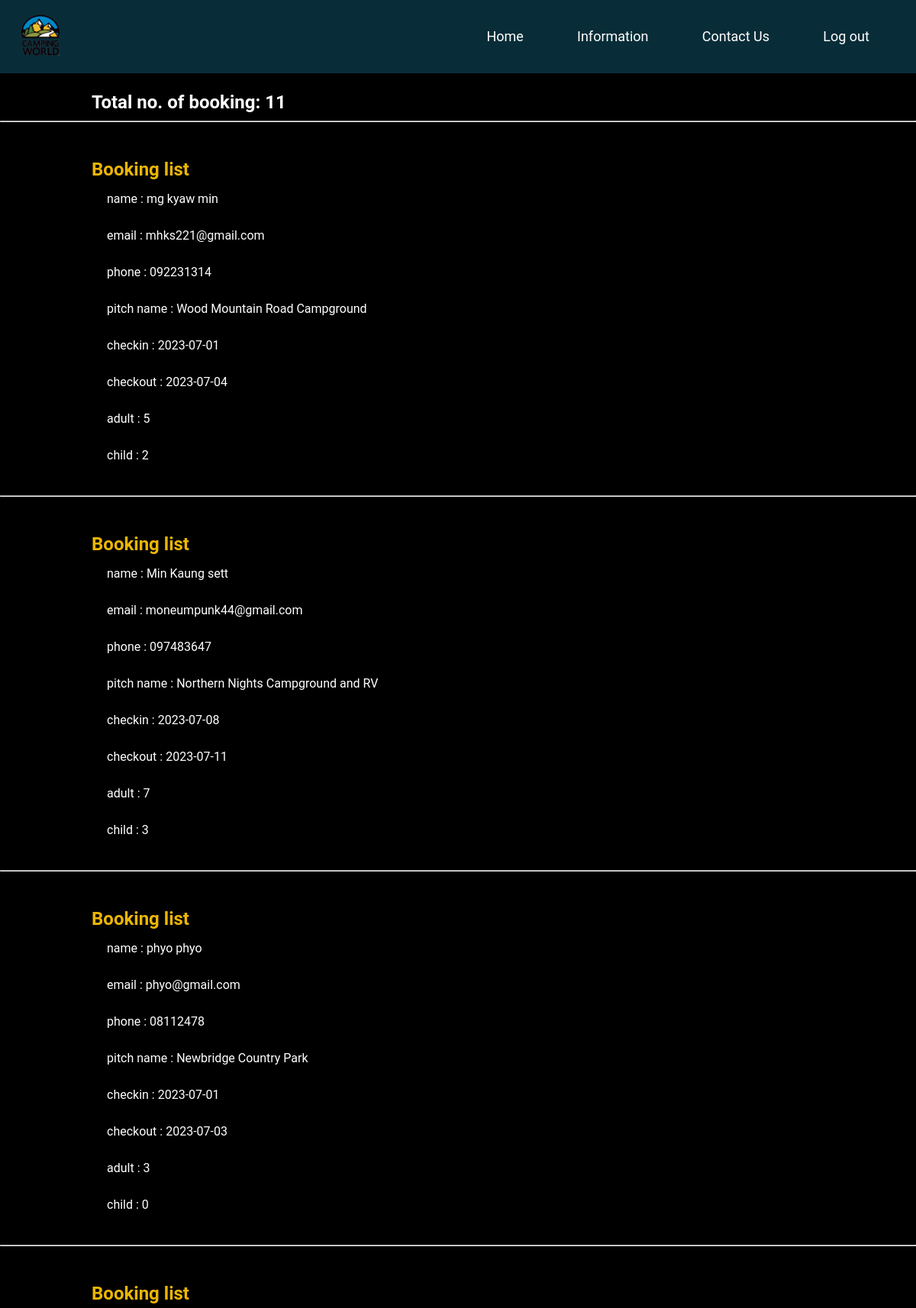
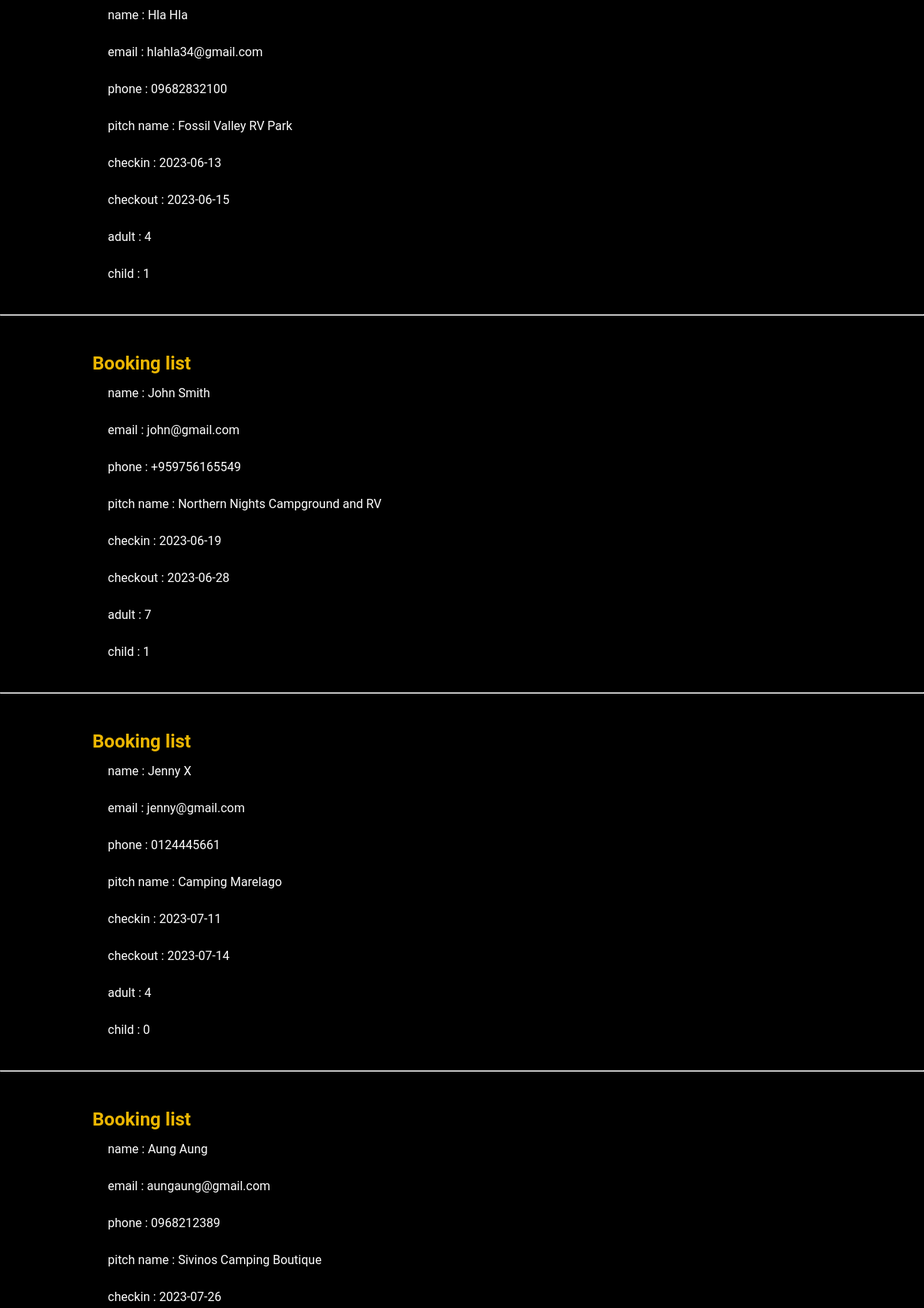
Screenshot of /booking_list.php (upper part) with the database file from the repository (2 pictures, top to bottom).
### tables this page shows
CREATE TABLE `booking_list` (
  `id` int(11) NOT NULL,
  `name` varchar(100) NOT NULL,
  `email` varchar(100) NOT NULL,
  `phone` varchar(20) NOT NULL,
  `pitch_name` varchar(100) NOT NULL,
  `checkin` date NOT NULL,
  `checkout` date NOT NULL,
  `adult` int(15) NOT NULL,
  `child` int(15) NOT NULL
);

### booking_list.php (the view, shortened to what this page needs)
<!DOCTYPE html>
<html>
<head>
	<link rel="stylesheet" href="./CSS/style.css?<?php echo time();?>">
</head>
<body class='R'>
<section class="header" id="home">
            <nav>
                <a href="#home"><img src="./Images/logo2.png" class="logo" alt="logo" title="camping world"></a>
                <div class="nav-links">
                    <ul>
						<li><a href="adminmenu.php">Home</a></li>
                        <li><a href="camping_list.php">Information</a></li>
						<li><a href="contactus.php">Contact Us</a></li>
                        <li><a href="logout.php">Log out</a></li>
                    </ul>
                </div>
            </nav>
	<?php
		include("connection.php");
		$sql="select * from booking_list";
		$result=mysqli_query($connection,$sql);
		$num_rows=mysqli_num_rows($result);
		echo "<div class='to'>";
		echo "<h2>Total no. of booking: <span>".$num_rows."</span></h2><hr>";
		echo "</div>";
		for($i = 0; $i < $num_rows; $i++)
		{
			$record=mysqli_fetch_assoc($result);
			echo "<div class='contactlist'>";
			echo "<h2><span>Booking list</span></h2>";
			echo "<p> name : ".$record['name']. "</p>";
			echo "<p>email : ".$record['email']. "</p>";
			echo "<p>phone : ".$record['phone']. "</p>";
            echo "<p>pitch name : ".$record['pitch_name']. "</p>";
			echo "<p>checkin : ".$record['checkin']. "</p>";
			echo "<p>checkout : ".$record['checkout']. "</p>";
			echo "<p>adult : ".$record['adult']. "</p>";
			echo "<p>child : ".$record['child']. "</p>";
			echo "</div><br><hr>";
		}
	 ?>
</body>
</html>

### CSS/style.css (style rules this page uses)
* { margin: 0; padding: 0; font-family: 'Roboto', sans-serif; text-decoration: none; list-style: none; scroll-behavior: smooth; }
body { background-color: #ffffff; }
.header { position: relative; z-index: 1; width: 100%; height: 100vh; }
nav { width: 100%; position: fixed; background-color: rgb(8, 45, 56); box-shadow: 5px 5px 30px rgba(0, 0, 0, 15%); display: flex; align-items: center; justify-content: space-between; }
nav .logo { width: 60px; margin: 2vh; margin-left: 30%; }
.nav-links { flex: 1; text-align: right; }
.nav-links ul li { list-style: none; display: inline-block; padding: 10px 5px; position: relative; margin-right: 5%; }
.nav-links ul li a { color: #ffffff; text-decoration: none; font-size: 18px; }
.nav-links ul li ::after { content: ''; width: 0%; height: 2px; background: #f44336; display: block; margin: auto; transition: 0.5s; }
p { padding-bottom: 2%; color: rgb(22, 6, 252); }
p { text-align: center; }
hr { color: #e27802; background-color: #e27802; }
.R { background-color: black; font-family: "Gill Sans", sans-serif; }
.contactlist h2 { margin-top: 4%; padding-bottom: 10px; margin-left: 10%; }
.contactlist span { color: #ecb602; }
.contactlist p { text-align: left; color: white; padding-top: 5px; margin-left: 140px; }
.to h2 { padding-top: 10%; color: #fff; margin-left: 10%; padding-bottom: 10px; }

### rows the page displays
booking_list: name "mg kyaw min", email "mhks221@gmail.com", phone "092231314", pitch_name "Wood Mountain Road Campground", checkin "2023-07-01", checkout "2023-07-04", adult "5", child "2"
booking_list: name "Min Kaung sett", email "moneumpunk44@gmail.com", phone "097483647", pitch_name "Northern Nights Campground and RV", checkin "2023-07-08", checkout "2023-07-11", adult "7", child "3"
booking_list: name "phyo phyo", email "phyo@gmail.com", phone "08112478", pitch_name "Newbridge Country Park", checkin "2023-07-01", checkout "2023-07-03", adult "3", child "0"
booking_list: name "Hla Hla", email "hlahla34@gmail.com", phone "09682832100", pitch_name "Fossil Valley RV Park", checkin "2023-06-13", checkout "2023-06-15", adult "4", child "1"
booking_list: name "John Smith", email "john@gmail.com", phone "+959756165549", pitch_name "Northern Nights Campground and RV", checkin "2023-06-19", checkout "2023-06-28", adult "7", child "1"
booking_list: name "Jenny X", email "jenny@gmail.com", phone "0124445661", pitch_name "Camping Marelago", checkin "2023-07-11", checkout "2023-07-14", adult "4", child "0"
booking_list: name "Aung Aung", email "aungaung@gmail.com", phone "0968212389", pitch_name "Sivinos Camping Boutique", checkin "2023-07-26"

### other values shown
$num_rows "11"
